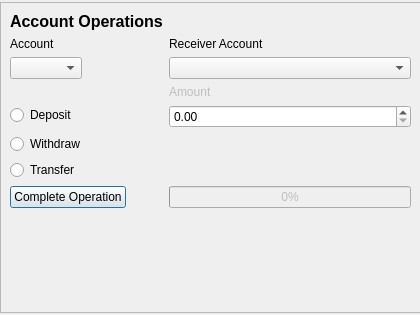
<?xml version="1.0" encoding="UTF-8"?>
<ui version="4.0">
 <class>Operations</class>
 <widget class="QDialog" name="Operations">
  <property name="geometry">
   <rect>
    <x>0</x>
    <y>0</y>
    <width>420</width>
    <height>315</height>
   </rect>
  </property>
  <property name="minimumSize">
   <size>
    <width>420</width>
    <height>315</height>
   </size>
  </property>
  <property name="windowTitle">
   <string>Account Operations Menu</string>
  </property>
  <layout class="QVBoxLayout" name="verticalLayout">
   <property name="spacing">
    <number>0</number>
   </property>
   <property name="leftMargin">
    <number>0</number>
   </property>
   <property name="topMargin">
    <number>0</number>
   </property>
   <property name="rightMargin">
    <number>0</number>
   </property>
   <property name="bottomMargin">
    <number>0</number>
   </property>
   <item>
    <widget class="QFrame" name="frm_operations">
     <property name="minimumSize">
      <size>
       <width>421</width>
       <height>311</height>
      </size>
     </property>
     <property name="maximumSize">
      <size>
       <width>421</width>
       <height>311</height>
      </size>
     </property>
     <property name="sizeIncrement">
      <size>
       <width>421</width>
       <height>311</height>
      </size>
     </property>
     <property name="frameShape">
      <enum>QFrame::StyledPanel</enum>
     </property>
     <property name="frameShadow">
      <enum>QFrame::Raised</enum>
     </property>
     <layout class="QFormLayout" name="formLayout">
      <item row="0" column="0">
       <widget class="QLabel" name="label">
        <property name="font">
         <font>
          <pointsize>12</pointsize>
          <bold>true</bold>
         </font>
        </property>
        <property name="styleSheet">
         <string notr="true">color: rgb(0, 0, 0)</string>
        </property>
        <property name="text">
         <string>&lt;html&gt;&lt;head/&gt;&lt;body&gt;&lt;p&gt;&lt;span&gt;Account Operations&lt;/span&gt;&lt;/p&gt;&lt;/body&gt;&lt;/html&gt;</string>
        </property>
       </widget>
      </item>
      <item row="1" column="0">
       <widget class="QLabel" name="lb_accountSelec">
        <property name="text">
         <string>&lt;html&gt;&lt;head/&gt;&lt;body&gt;&lt;p&gt;Account&lt;/p&gt;&lt;/body&gt;&lt;/html&gt;</string>
        </property>
       </widget>
      </item>
      <item row="1" column="1">
       <widget class="QLabel" name="lb_accountSelec_2">
        <property name="enabled">
         <bool>true</bool>
        </property>
        <property name="text">
         <string>&lt;html&gt;&lt;head/&gt;&lt;body&gt;&lt;p&gt;Receiver Account&lt;/p&gt;&lt;/body&gt;&lt;/html&gt;</string>
        </property>
       </widget>
      </item>
      <item row="2" column="0">
       <widget class="QComboBox" name="cb_accountSelector"/>
      </item>
      <item row="2" column="1">
       <widget class="QComboBox" name="cb_transferAccount">
        <property name="enabled">
         <bool>true</bool>
        </property>
       </widget>
      </item>
      <item row="3" column="1">
       <widget class="QLabel" name="lb_amount">
        <property name="enabled">
         <bool>false</bool>
        </property>
        <property name="text">
         <string>&lt;html&gt;&lt;head/&gt;&lt;body&gt;&lt;p&gt;Amount&lt;/p&gt;&lt;/body&gt;&lt;/html&gt;</string>
        </property>
       </widget>
      </item>
      <item row="4" column="0">
       <widget class="QRadioButton" name="rb_deposit">
        <property name="text">
         <string>Deposit</string>
        </property>
       </widget>
      </item>
      <item row="4" column="1">
       <widget class="QDoubleSpinBox" name="sb_amount"/>
      </item>
      <item row="5" column="0">
       <widget class="QRadioButton" name="rb_withdrawn">
        <property name="text">
         <string>Withdraw</string>
        </property>
       </widget>
      </item>
      <item row="6" column="0">
       <widget class="QRadioButton" name="rb_transfer">
        <property name="text">
         <string>Transfer</string>
        </property>
       </widget>
      </item>
      <item row="7" column="0">
       <widget class="QPushButton" name="btn_completeOperation">
        <property name="cursor">
         <cursorShape>PointingHandCursor</cursorShape>
        </property>
        <property name="text">
         <string>Complete Operation</string>
        </property>
       </widget>
      </item>
      <item row="7" column="1">
       <widget class="QProgressBar" name="pb_progressBar">
        <property name="enabled">
         <bool>false</bool>
        </property>
        <property name="value">
         <number>0</number>
        </property>
       </widget>
      </item>
     </layout>
    </widget>
   </item>
  </layout>
 </widget>
 <resources/>
 <connections/>
</ui>
